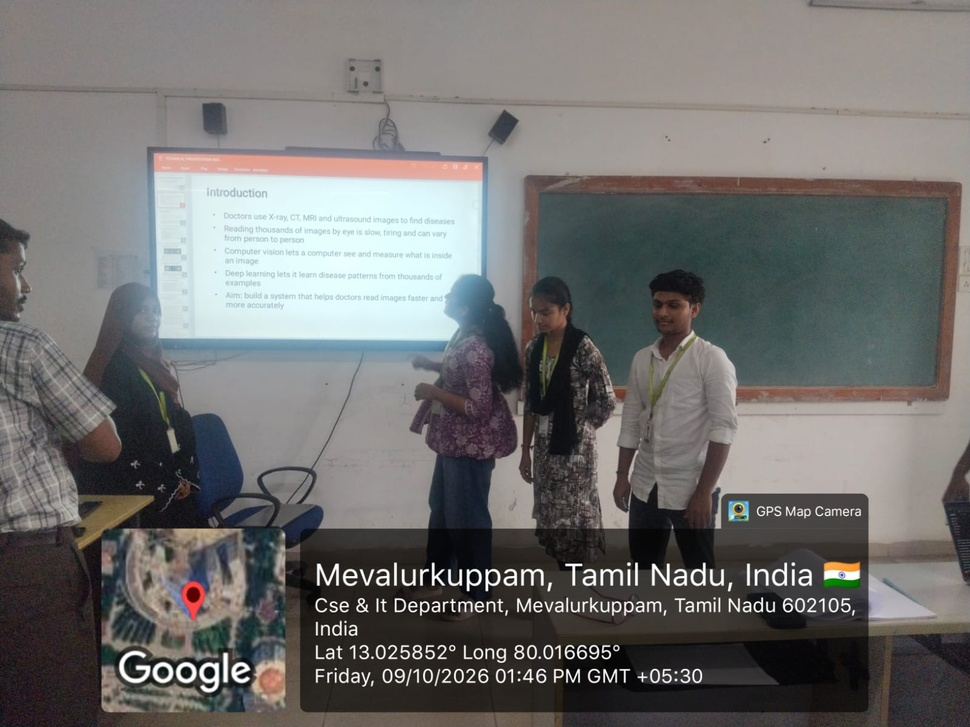
#> input picture Capstone Project/presentation batch 4.jpeg, 970 x 727 px, shrunk from 1600 x 1200 before the run
$ python 'exp 5.py'
#> lines starting #> are read from the running program, lines starting #| are printed output that depends on the picture
#> the answer given: Capstone Project/presentation batch 4.jpeg
import cv2
import numpy as np
from tkinter import Tk, filedialog

def analyze_histogram(image_path):
    img = cv2.imread(image_path)
#> img is the input picture: shape (727, 970, 3); mean B, G, R 110.6, 111.9, 112.7

    if img is None:
        print("Image not found!")
        return

    colors = ('b', 'g', 'r')
    channel_names = ('Blue', 'Green', 'Red')

    for i, color in enumerate(colors):
        hist = cv2.calcHist([img], [i], None, [256], [0, 256])
        hist = cv2.normalize(hist, None, 0, 255, cv2.NORM_MINMAX)
        hist = hist.flatten()

        hist_img = np.zeros((256, 256, 3), dtype=np.uint8)

        for x in range(256):
            y = int(hist[x])
            cv2.line(
                hist_img,
                (x, 255),
                (x, 255 - y),
                (255, 0, 0) if color == 'b'
                else (0, 255, 0) if color == 'g'
                else (0, 0, 255),
                1
            )

        cv2.imshow(channel_names[i] + " Histogram", hist_img)
#> this loop made 3 passes
#> pass 1, in analyze_histogram, `cv2.imshow(channel_names[i] + " Histogram", hist_img)`:
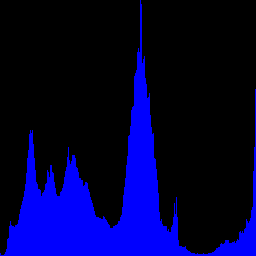
#> window 'Blue Histogram': shape (256, 256, 3); mean B, G, R 56.4, 0, 0
#> pass 2, in analyze_histogram, `cv2.imshow(channel_names[i] + " Histogram", hist_img)`:
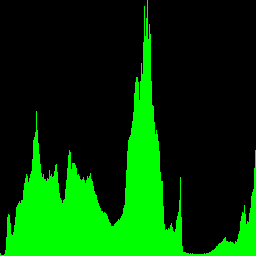
#> window 'Green Histogram': shape (256, 256, 3); mean B, G, R 0, 61.6, 0
#> after the loop:
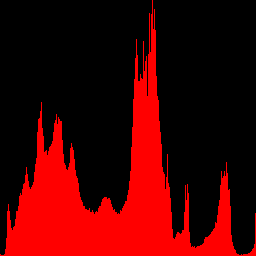
#> hist_img: shape (256, 256, 3); mean B, G, R 0, 0, 69.9

    cv2.imshow("Original Image", img)
    cv2.waitKey(0)
    cv2.destroyAllWindows()

root = Tk()
root.withdraw()

path = filedialog.askopenfilename(
    title="Select an image",
    filetypes=[("Image files", "*.jpg *.jpeg *.png *.bmp")]
)

root.destroy()

if path:
    analyze_histogram(path)
else:
    print("No image selected!")
